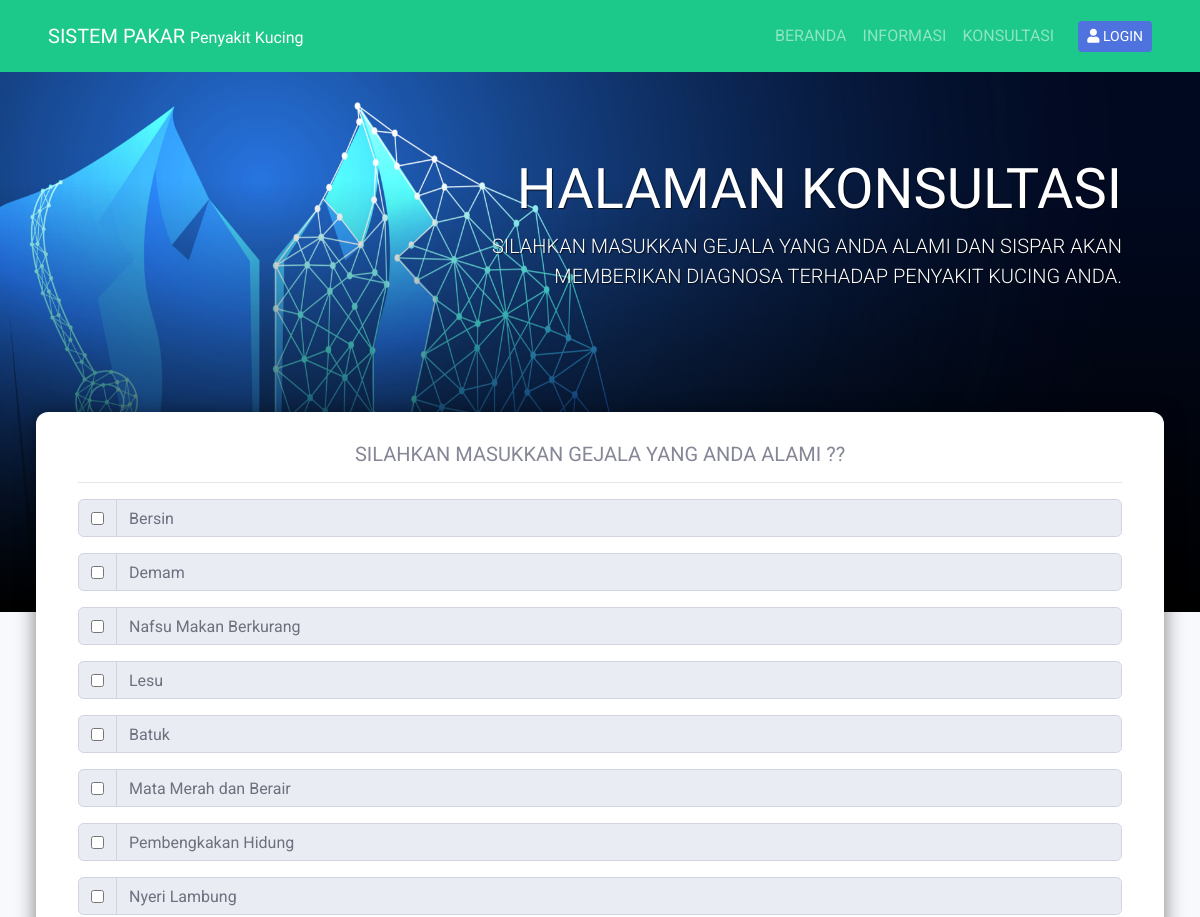
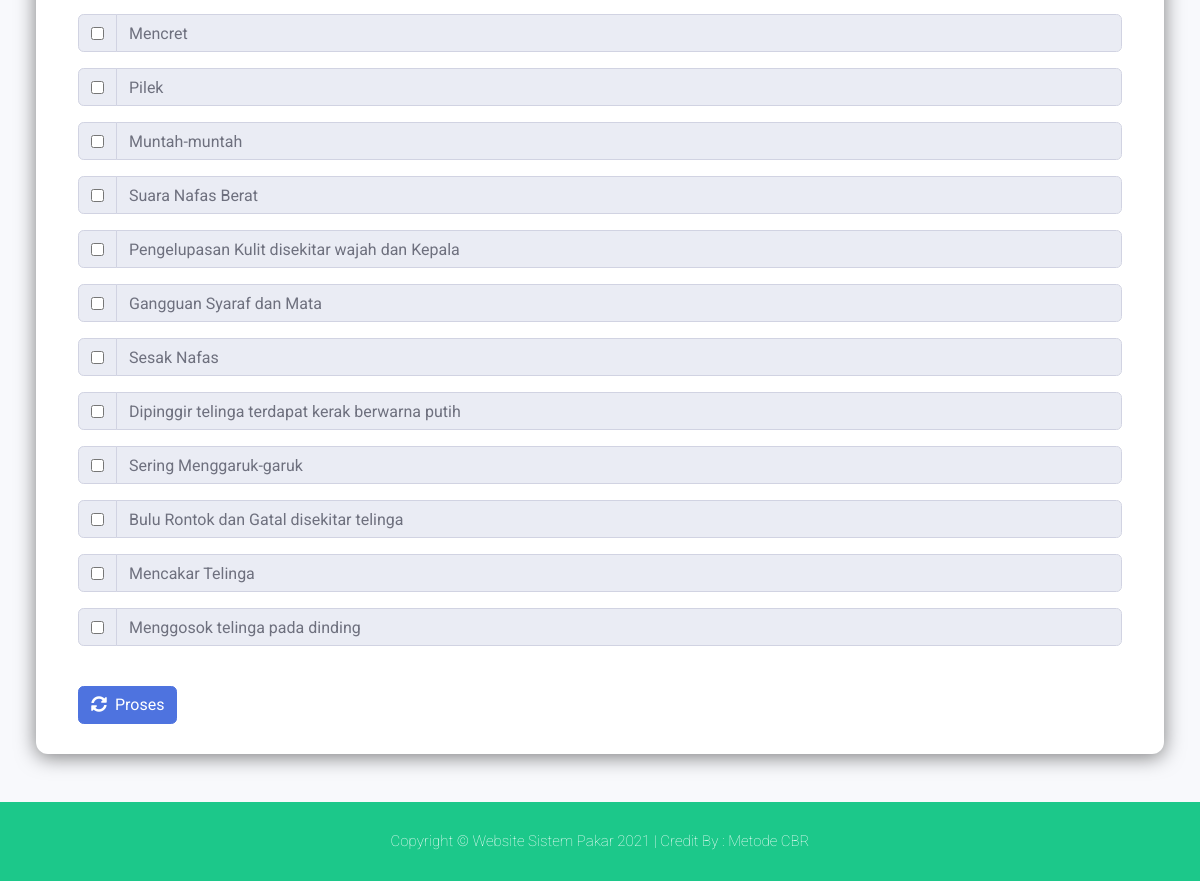
Screenshot of /index.php/konsultasi with the database file from the repository (2 pictures, top to bottom).
### tables this page shows
CREATE TABLE IF NOT EXISTS `tb_ciri` (
  `id_ciri` int(11) NOT NULL AUTO_INCREMENT,
  `nama_ciri` text NOT NULL,
  `bobot` int(11) NOT NULL,
  PRIMARY KEY (`id_ciri`)
);

### application/controllers/Konsultasi.php (called while the page is built, shortened)
<?php
class Konsultasi extends CI_Controller
{
    public function __construct()
    {
        $this->load->model('m_konsultasi', 'konsul');
    }
    public function index()
    {
        $data['ciri']       = $this->db->get('tb_ciri')->result_array();
        $data['judul']      = 'Konsultasi Sis-Par Penyakit Kucing';
        $data['sub_judul']  = 'Halaman Konsultasi';
        $this->load->view('user/v_header', $data);
        $this->load->view('user/v_sidebar');
        $this->load->view('v_konsultasi', $data);
        $this->load->view('user/v_footer');
    }
}

### index.php (called while the page is built, shortened)
<?php
require_once BASEPATH.'core/CodeIgniter.php';

### application/views/V_konsultasi.php (the view, shortened to what this page needs)
<div class="jumbotron jumbotron-fluid">
    <div class="container">
        <h1 class="display-4"><?= $sub_judul; ?></h1>
        <p class="lead">Silahkan masukkan gejala yang anda alami dan sispar akan <br> memberikan diagnosa terhadap penyakit Kucing anda.</p>
    </div>
</div>
<div class="container-fluid">
    <div class="row justify-content-center">
        <div class="col-xl-12 col-md-12 mb-4 info-konsul">
            <div class="col mr-2">
                <div class="text-xs text-center font-weight-bold text-uppercase mb-3">
                    <h5>
                        Silahkan Masukkan Gejala Yang Anda Alami ??
                    </h5>
                </div>
                <hr>
                <div class="col-md-lg">
                    <form class="user" method="post" action="<?= base_url('konsultasi/proses'); ?>">
                        <?php
                        foreach ($ciri as $row) { ?>
                            <div class="input-group mb-3">
                                <div class="input-group-prepend">
                                    <div class="input-group-text">
                                        <input type="checkbox" name="ciri[]" id="ciri[]" value="<?= $row['id_ciri']; ?>">
                                    </div>
                                </div>
                                <input readonly type="text" name="labelciri" class="form-control" value="<?= $row['nama_ciri']; ?>">
                            </div>
                        <?php }; ?>
                        <br>
                        <button type="submit" class="btn btn-primary"><i class="fas fa-sync-alt"></i> &nbsp;Proses</button>
                    </form>
                </div>
            </div>
        </div>
    </div>
</div>
</div>
<footer class="sticky-footer bg-success mt-4">
    <div class="container my-auto">
        <div class="copyright text-center my-auto">
            <span>Copyright &copy; Website Sistem Pakar 2021 | Credit By : Metode CBR</span>
        </div>
    </div>
</footer>
</div>
</div>

### application/views/user/V_header.php (shortened to what this page needs)
<!DOCTYPE html>
<html lang="en">
<head>
    <link href="<?= base_url(); ?>assets/vendor/fontawesome-free/css/all.min.css" rel="stylesheet" type="text/css">
    <link href="<?= base_url(); ?>assets/css/sb-admin-2.css" rel="stylesheet">
    <link href="<?= base_url(); ?>assets/vendor/datatables/dataTables.bootstrap4.min.css" rel="stylesheet">
</head>

### application/views/user/V_sidebar.php (shortened to what this page needs)
<body id="page-top">
    <div id="wrapper">
        <div id="content-wrapper" class="d-flex flex-column">
            <div id="content">
                <nav class="navbar navbar-expand-lg navbar-dark bg-success">
                    <a class="navbar-brand" href="#">SISTEM PAKAR <small>Penyakit Kucing</small> </a>
                    <div class="collapse navbar-collapse" id="navbarNavAltMarkup">
                        <div class="navbar-nav ml-auto">
                            <a class="nav-item nav-link" href="<?= base_url('awal'); ?>">Beranda</a>
                            <a class="nav-item nav-link" href="<?= base_url('informasi'); ?>">Informasi</a>
                            <a class="nav-item nav-link" href="<?= base_url('konsultasi'); ?>">Konsultasi</a>
                        </div>
                        <a href="<?= base_url('login'); ?>" class="btn btn-sm btn-primary ml-3"><i class="fas fa-user"></i> LOGIN</a>
                    </div>
                </nav>

### application/views/user/V_footer.php (shortened to what this page needs)
</body>
</html>

### rows the page displays
tb_ciri: labelciri "Bersin"
tb_ciri: labelciri "Demam"
tb_ciri: labelciri "Nafsu Makan Berkurang"
tb_ciri: labelciri "Lesu"
tb_ciri: labelciri "Batuk"
tb_ciri: labelciri "Mata Merah dan Berair"
tb_ciri: labelciri "Pembengkakan Hidung"
tb_ciri: labelciri "Nyeri Lambung"
tb_ciri: labelciri "Mencret"
tb_ciri: labelciri "Pilek"
tb_ciri: labelciri "Muntah-muntah"
tb_ciri: labelciri "Suara Nafas Berat"
tb_ciri: labelciri "Pengelupasan Kulit disekitar wajah dan Kepala"
tb_ciri: labelciri "Gangguan Syaraf dan Mata"
tb_ciri: labelciri "Sesak Nafas"
tb_ciri: labelciri "Dipinggir telinga terdapat kerak berwarna putih"
tb_ciri: labelciri "Sering Menggaruk-garuk"
tb_ciri: labelciri "Bulu Rontok dan Gatal disekitar telinga"
tb_ciri: labelciri "Mencakar Telinga"
tb_ciri: labelciri "Menggosok telinga pada dinding"

### other values shown
$sub_judul "HALAMAN KONSULTASI"
